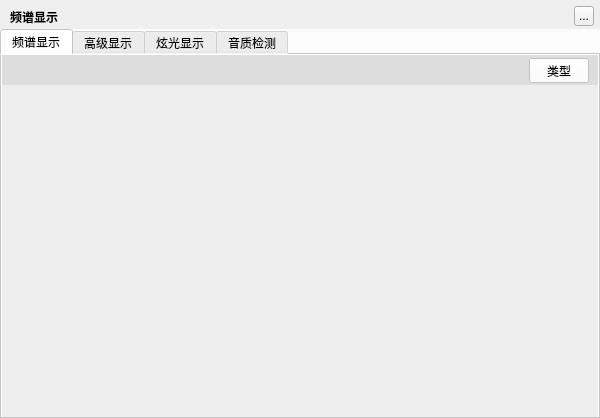
<?xml version="1.0" encoding="UTF-8"?>
<ui version="4.0">
 <class>MusicSpectrumWidget</class>
 <widget class="QWidget" name="MusicSpectrumWidget">
  <property name="geometry">
   <rect>
    <x>0</x>
    <y>0</y>
    <width>600</width>
    <height>418</height>
   </rect>
  </property>
  <property name="windowTitle">
   <string>频谱显示</string>
  </property>
  <widget class="QLabel" name="background">
   <property name="geometry">
    <rect>
     <x>0</x>
     <y>0</y>
     <width>600</width>
     <height>418</height>
    </rect>
   </property>
   <property name="text">
    <string/>
   </property>
  </widget>
  <widget class="QLabel" name="topTitleName">
   <property name="geometry">
    <rect>
     <x>10</x>
     <y>4</y>
     <width>171</width>
     <height>25</height>
    </rect>
   </property>
   <property name="styleSheet">
    <string notr="true">color:&quot;#FFFFFF&quot;;font-weight:bold</string>
   </property>
   <property name="text">
    <string>频谱显示</string>
   </property>
  </widget>
  <widget class="QToolButton" name="topTitleCloseButton">
   <property name="geometry">
    <rect>
     <x>574</x>
     <y>6</y>
     <width>20</width>
     <height>20</height>
    </rect>
   </property>
   <property name="text">
    <string>...</string>
   </property>
  </widget>
  <widget class="QWidget" name="backgroundMask" native="true">
   <property name="geometry">
    <rect>
     <x>0</x>
     <y>29</y>
     <width>600</width>
     <height>389</height>
    </rect>
   </property>
   <property name="styleSheet">
    <string notr="true">background:rgba(255, 255, 255, 200);</string>
   </property>
   <widget class="QTabWidget" name="mainViewWidget">
    <property name="geometry">
     <rect>
      <x>0</x>
      <y>0</y>
      <width>600</width>
      <height>390</height>
     </rect>
    </property>
    <property name="currentIndex">
     <number>0</number>
    </property>
    <widget class="QWidget" name="spectrumWidget">
     <attribute name="title">
      <string>频谱显示</string>
     </attribute>
     <layout class="QVBoxLayout" name="spectrumLayout">
      <property name="spacing">
       <number>0</number>
      </property>
      <property name="leftMargin">
       <number>0</number>
      </property>
      <property name="topMargin">
       <number>0</number>
      </property>
      <property name="rightMargin">
       <number>0</number>
      </property>
      <property name="bottomMargin">
       <number>0</number>
      </property>
      <item>
       <widget class="QWidget" name="spectrumFuncionts" native="true">
        <property name="minimumSize">
         <size>
          <width>0</width>
          <height>30</height>
         </size>
        </property>
        <property name="maximumSize">
         <size>
          <width>16777215</width>
          <height>30</height>
         </size>
        </property>
        <property name="styleSheet">
         <string notr="true">#spectrumFuncionts{background-color:#dddddd;}</string>
        </property>
        <layout class="QHBoxLayout" name="spectrumFunciontsLayout">
         <property name="leftMargin">
          <number>9</number>
         </property>
         <property name="topMargin">
          <number>1</number>
         </property>
         <property name="rightMargin">
          <number>9</number>
         </property>
         <property name="bottomMargin">
          <number>0</number>
         </property>
         <item>
          <spacer name="horizontalSpacer_2">
           <property name="orientation">
            <enum>Qt::Horizontal</enum>
           </property>
           <property name="sizeHint" stdset="0">
            <size>
             <width>40</width>
             <height>20</height>
            </size>
           </property>
          </spacer>
         </item>
         <item>
          <widget class="MusicSpectrumNormalLayoutWidget" name="normalLayoutButton">
           <property name="minimumSize">
            <size>
             <width>60</width>
             <height>25</height>
            </size>
           </property>
           <property name="maximumSize">
            <size>
             <width>60</width>
             <height>25</height>
            </size>
           </property>
           <property name="text">
            <string>类型</string>
           </property>
          </widget>
         </item>
        </layout>
       </widget>
      </item>
      <item>
       <widget class="QWidget" name="spectrumAreaWidget" native="true">
        <property name="styleSheet">
         <string notr="true">#spectrumAreaWidget{background-color:#eeeeee;}</string>
        </property>
        <layout class="QVBoxLayout" name="spectrumAreaLayout">
         <property name="spacing">
          <number>2</number>
         </property>
         <property name="leftMargin">
          <number>9</number>
         </property>
         <property name="topMargin">
          <number>0</number>
         </property>
         <property name="bottomMargin">
          <number>5</number>
         </property>
        </layout>
       </widget>
      </item>
     </layout>
    </widget>
    <widget class="QWidget" name="spectrumPlusWidget">
     <attribute name="title">
      <string>高级显示</string>
     </attribute>
     <layout class="QVBoxLayout" name="spectrumPlusLayout">
      <property name="spacing">
       <number>0</number>
      </property>
      <property name="leftMargin">
       <number>0</number>
      </property>
      <property name="topMargin">
       <number>0</number>
      </property>
      <property name="rightMargin">
       <number>0</number>
      </property>
      <property name="bottomMargin">
       <number>0</number>
      </property>
      <item>
       <widget class="QWidget" name="spectrumPlusFuncionts" native="true">
        <property name="minimumSize">
         <size>
          <width>0</width>
          <height>30</height>
         </size>
        </property>
        <property name="maximumSize">
         <size>
          <width>16777215</width>
          <height>30</height>
         </size>
        </property>
        <property name="styleSheet">
         <string notr="true">#spectrumPlusFuncionts{background-color:#dddddd;}</string>
        </property>
        <layout class="QHBoxLayout" name="spectrumPlusFunciontsLayout">
         <property name="leftMargin">
          <number>9</number>
         </property>
         <property name="topMargin">
          <number>1</number>
         </property>
         <property name="rightMargin">
          <number>9</number>
         </property>
         <property name="bottomMargin">
          <number>0</number>
         </property>
         <item>
          <spacer name="horizontalSpacer_3">
           <property name="orientation">
            <enum>Qt::Horizontal</enum>
           </property>
           <property name="sizeHint" stdset="0">
            <size>
             <width>40</width>
             <height>20</height>
            </size>
           </property>
          </spacer>
         </item>
         <item>
          <widget class="MusicSpectrumPlusLayoutWidget" name="plusLayoutButton">
           <property name="minimumSize">
            <size>
             <width>60</width>
             <height>25</height>
            </size>
           </property>
           <property name="maximumSize">
            <size>
             <width>60</width>
             <height>25</height>
            </size>
           </property>
           <property name="text">
            <string>类型</string>
           </property>
          </widget>
         </item>
        </layout>
       </widget>
      </item>
      <item>
       <widget class="QWidget" name="spectrumPlusAreaWidget" native="true">
        <property name="styleSheet">
         <string notr="true">#spectrumPlusAreaWidget{background-color:#eeeeee;}</string>
        </property>
        <layout class="QVBoxLayout" name="spectrumPlusAreaLayout">
         <property name="spacing">
          <number>2</number>
         </property>
         <property name="leftMargin">
          <number>9</number>
         </property>
         <property name="topMargin">
          <number>0</number>
         </property>
         <property name="bottomMargin">
          <number>5</number>
         </property>
        </layout>
       </widget>
      </item>
     </layout>
    </widget>
    <widget class="QWidget" name="floridWidget">
     <attribute name="title">
      <string>炫光显示</string>
     </attribute>
     <layout class="QVBoxLayout" name="floridLayout">
      <property name="spacing">
       <number>0</number>
      </property>
      <property name="leftMargin">
       <number>0</number>
      </property>
      <property name="topMargin">
       <number>0</number>
      </property>
      <property name="rightMargin">
       <number>0</number>
      </property>
      <property name="bottomMargin">
       <number>0</number>
      </property>
      <item>
       <widget class="QWidget" name="floridFuncionts" native="true">
        <property name="minimumSize">
         <size>
          <width>0</width>
          <height>30</height>
         </size>
        </property>
        <property name="maximumSize">
         <size>
          <width>16777215</width>
          <height>30</height>
         </size>
        </property>
        <property name="styleSheet">
         <string notr="true">#floridFuncionts{background-color:#dddddd;}</string>
        </property>
        <layout class="QHBoxLayout" name="floridFunciontsLayout">
         <property name="leftMargin">
          <number>9</number>
         </property>
         <property name="topMargin">
          <number>1</number>
         </property>
         <property name="rightMargin">
          <number>9</number>
         </property>
         <property name="bottomMargin">
          <number>0</number>
         </property>
         <item>
          <spacer name="horizontalSpacer_4">
           <property name="orientation">
            <enum>Qt::Horizontal</enum>
           </property>
           <property name="sizeHint" stdset="0">
            <size>
             <width>40</width>
             <height>20</height>
            </size>
           </property>
          </spacer>
         </item>
         <item>
          <widget class="MusicSpectrumFloridLayoutWidget" name="floridLayoutButton">
           <property name="minimumSize">
            <size>
             <width>60</width>
             <height>25</height>
            </size>
           </property>
           <property name="maximumSize">
            <size>
             <width>60</width>
             <height>25</height>
            </size>
           </property>
           <property name="text">
            <string>类型</string>
           </property>
          </widget>
         </item>
        </layout>
       </widget>
      </item>
      <item>
       <widget class="QWidget" name="floridAreaWidget" native="true">
        <property name="styleSheet">
         <string notr="true">#floridAreaWidget{background-color:#eeeeee;}</string>
        </property>
        <layout class="QVBoxLayout" name="floridAreaLayout">
         <property name="spacing">
          <number>2</number>
         </property>
         <property name="leftMargin">
          <number>9</number>
         </property>
         <property name="topMargin">
          <number>0</number>
         </property>
         <property name="bottomMargin">
          <number>5</number>
         </property>
        </layout>
       </widget>
      </item>
     </layout>
    </widget>
    <widget class="QWidget" name="lightWidget">
     <attribute name="title">
      <string>音质检测</string>
     </attribute>
     <layout class="QVBoxLayout" name="lightLayout">
      <property name="spacing">
       <number>0</number>
      </property>
      <property name="leftMargin">
       <number>0</number>
      </property>
      <property name="topMargin">
       <number>0</number>
      </property>
      <property name="rightMargin">
       <number>0</number>
      </property>
      <property name="bottomMargin">
       <number>0</number>
      </property>
      <item>
       <widget class="QWidget" name="lightFuncionts" native="true">
        <property name="minimumSize">
         <size>
          <width>0</width>
          <height>30</height>
         </size>
        </property>
        <property name="maximumSize">
         <size>
          <width>16777215</width>
          <height>30</height>
         </size>
        </property>
        <property name="styleSheet">
         <string notr="true">#lightFuncionts{background-color:#dddddd;}</string>
        </property>
        <layout class="QHBoxLayout" name="lightFunciontsLayout">
         <property name="leftMargin">
          <number>9</number>
         </property>
         <property name="topMargin">
          <number>1</number>
         </property>
         <property name="rightMargin">
          <number>9</number>
         </property>
         <property name="bottomMargin">
          <number>0</number>
         </property>
         <item>
          <spacer name="horizontalSpacer">
           <property name="orientation">
            <enum>Qt::Horizontal</enum>
           </property>
           <property name="sizeHint" stdset="0">
            <size>
             <width>40</width>
             <height>20</height>
            </size>
           </property>
          </spacer>
         </item>
         <item>
          <widget class="QPushButton" name="localFileButton">
           <property name="minimumSize">
            <size>
             <width>60</width>
             <height>25</height>
            </size>
           </property>
           <property name="maximumSize">
            <size>
             <width>60</width>
             <height>25</height>
            </size>
           </property>
           <property name="text">
            <string>当前歌曲</string>
           </property>
          </widget>
         </item>
         <item>
          <widget class="QPushButton" name="openFileButton">
           <property name="minimumSize">
            <size>
             <width>60</width>
             <height>25</height>
            </size>
           </property>
           <property name="maximumSize">
            <size>
             <width>60</width>
             <height>25</height>
            </size>
           </property>
           <property name="text">
            <string>其他歌曲</string>
           </property>
          </widget>
         </item>
        </layout>
       </widget>
      </item>
      <item>
       <widget class="QWidget" name="lightAreaWidget" native="true">
        <property name="styleSheet">
         <string notr="true">#lightAreaWidget{background-color:#eeeeee;}</string>
        </property>
        <layout class="QVBoxLayout" name="lightAreaLayout">
         <property name="spacing">
          <number>2</number>
         </property>
         <property name="leftMargin">
          <number>9</number>
         </property>
         <property name="topMargin">
          <number>0</number>
         </property>
         <property name="bottomMargin">
          <number>5</number>
         </property>
        </layout>
       </widget>
      </item>
     </layout>
    </widget>
   </widget>
  </widget>
  <zorder>background</zorder>
  <zorder>backgroundMask</zorder>
  <zorder>topTitleName</zorder>
  <zorder>topTitleCloseButton</zorder>
 </widget>
 <customwidgets>
  <customwidget>
   <class>MusicSpectrumNormalLayoutWidget</class>
   <extends>QToolButton</extends>
   <header>musicspectrumlayoutwidget.h</header>
  </customwidget>
  <customwidget>
   <class>MusicSpectrumPlusLayoutWidget</class>
   <extends>QToolButton</extends>
   <header>musicspectrumlayoutwidget.h</header>
  </customwidget>
  <customwidget>
   <class>MusicSpectrumFloridLayoutWidget</class>
   <extends>QToolButton</extends>
   <header>musicspectrumlayoutwidget.h</header>
  </customwidget>
 </customwidgets>
 <resources/>
 <connections/>
</ui>
